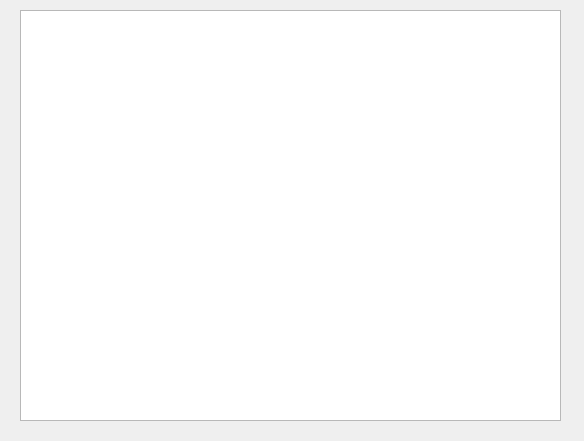
<?xml version="1.0" encoding="UTF-8"?>
<ui version="4.0">
 <class>Dialog</class>
 <widget class="QDialog" name="Dialog">
  <property name="geometry">
   <rect>
    <x>0</x>
    <y>0</y>
    <width>584</width>
    <height>441</height>
   </rect>
  </property>
  <property name="windowTitle">
   <string>Dialog</string>
  </property>
  <widget class="QTextEdit" name="textEdit">
   <property name="geometry">
    <rect>
     <x>20</x>
     <y>10</y>
     <width>541</width>
     <height>411</height>
    </rect>
   </property>
  </widget>
 </widget>
 <resources/>
 <connections/>
</ui>
